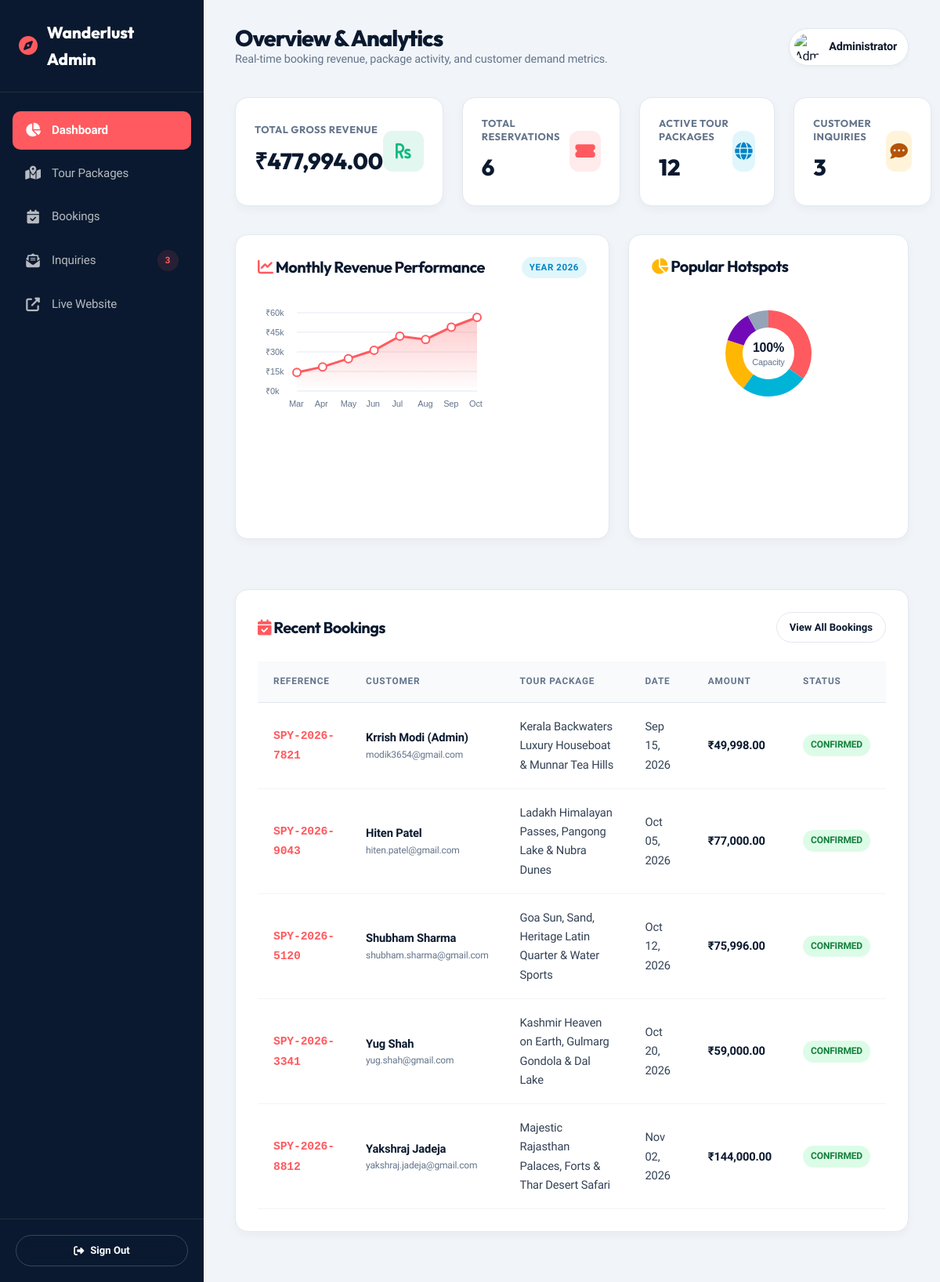
Page /admin/index.php on the earlier database version.
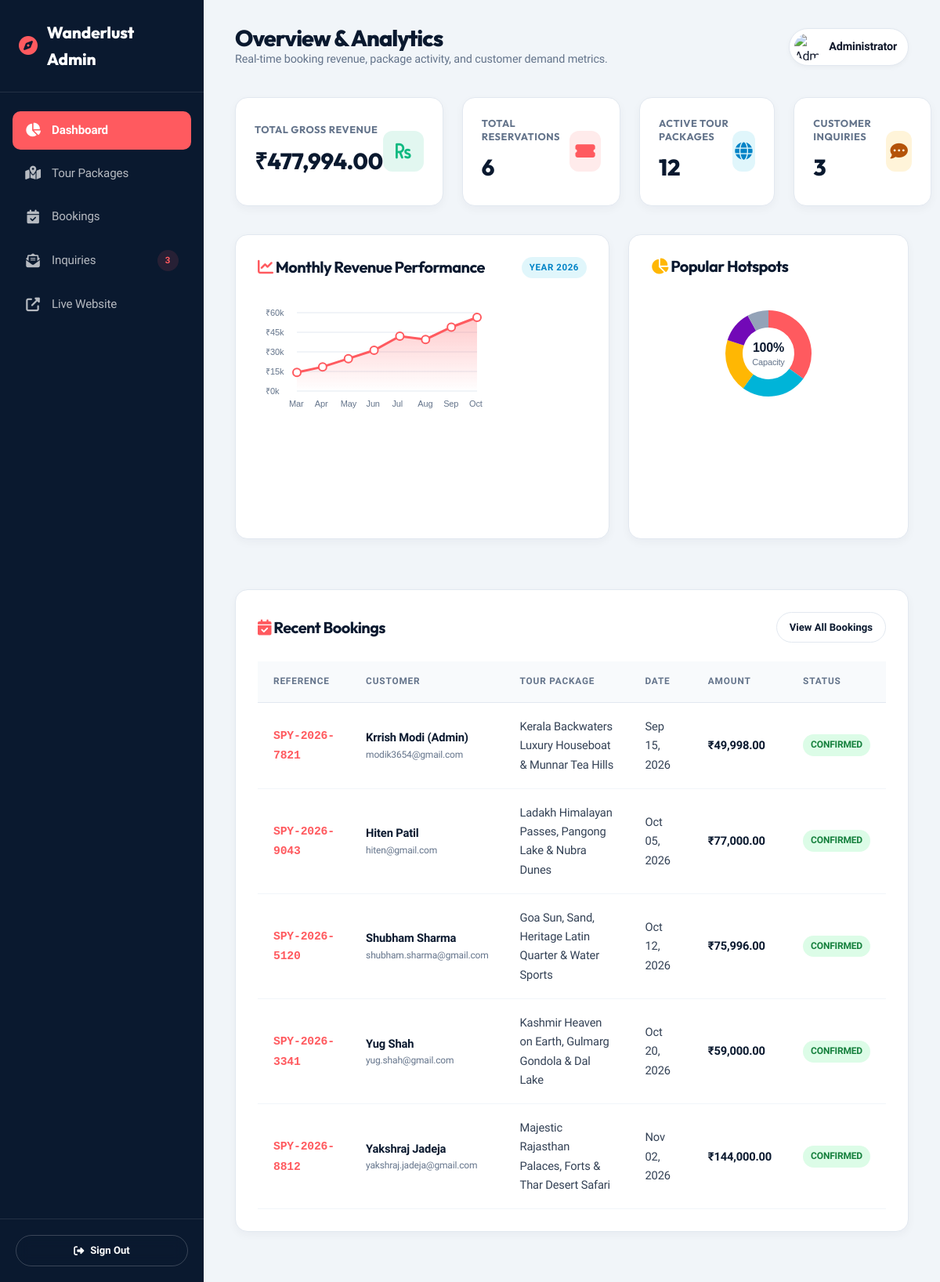
Same page on the later database version.
### tables this page shows
CREATE TABLE `bookings` (
  `id` INT AUTO_INCREMENT PRIMARY KEY,
  `booking_ref` VARCHAR(30) NOT NULL UNIQUE,
  `user_id` INT NOT NULL,
  `package_id` INT NOT NULL,
  `travel_date` DATE NOT NULL,
  `adults` INT NOT NULL DEFAULT 1,
  `children` INT NOT NULL DEFAULT 0,
  `hotel_tier` VARCHAR(50) DEFAULT 'Deluxe',
  `total_amount` DECIMAL(10,2) NOT NULL,
  `payment_method` VARCHAR(50) DEFAULT 'UPI / GPay',
  `payment_status` ENUM('paid', 'pending', 'refunded') DEFAULT 'paid',
  `booking_status` ENUM('confirmed', 'pending', 'cancelled', 'completed') DEFAULT 'confirmed',
  `special_requests` TEXT DEFAULT NULL,
  `created_at` TIMESTAMP DEFAULT CURRENT_TIMESTAMP,
  FOREIGN KEY (`user_id`) REFERENCES `users`(`id`) ON DELETE CASCADE,
  FOREIGN KEY (`package_id`) REFERENCES `packages`(`id`) ON DELETE CASCADE
);

CREATE TABLE `users` (
  `id` INT AUTO_INCREMENT PRIMARY KEY,
  `full_name` VARCHAR(100) NOT NULL,
  `email` VARCHAR(150) NOT NULL UNIQUE,
  `password` VARCHAR(255) NOT NULL,
  `phone` VARCHAR(20) DEFAULT NULL,
  `role` ENUM('admin', 'customer') DEFAULT 'customer',
  `avatar` VARCHAR(255) DEFAULT 'https://images.unsplash.com/photo-1535713875002-d1d0cf377fde?auto=format&fit=crop&w=150&q=80',
  `created_at` TIMESTAMP DEFAULT CURRENT_TIMESTAMP
);

CREATE TABLE `packages` (
  `id` INT AUTO_INCREMENT PRIMARY KEY,
  `category_id` INT NOT NULL,
  `title` VARCHAR(200) NOT NULL,
  `slug` VARCHAR(220) NOT NULL UNIQUE,
  `subtitle` VARCHAR(255) NOT NULL,
  `place_name` VARCHAR(150) NOT NULL,
  `state` VARCHAR(100) NOT NULL,
  `country` VARCHAR(100) NOT NULL,
  `region` VARCHAR(100) NOT NULL,
  `badge` VARCHAR(80) DEFAULT 'Best Seller',
  `duration_days` INT NOT NULL,
  `duration_nights` INT NOT NULL,
  `price` DECIMAL(10,2) NOT NULL,
  `original_price` DECIMAL(10,2) NOT NULL,
  `discount_percent` INT DEFAULT 15,
  `standard_price` DECIMAL(10,2) NOT NULL,
  `deluxe_price` DECIMAL(10,2) NOT NULL,
  `luxury_price` DECIMAL(10,2) NOT NULL,
  `featured_image` TEXT NOT NULL,
  `banner_image` TEXT NOT NULL,
  `gallery_images` LONGTEXT DEFAULT NULL,
  `summary` TEXT NOT NULL,
  `overview` LONGTEXT NOT NULL,
  `highlights` LONGTEXT NOT NULL,
  `inclusions` LONGTEXT NOT NULL,
  `exclusions` LONGTEXT NOT NULL,
  `max_group_size` INT DEFAULT 15,
  `rating` DECIMAL(3,2) DEFAULT 4.90,
  `reviews_count` INT DEFAULT 0,
  `altitude` VARCHAR(100) DEFAULT NULL,
  `best_time` VARCHAR(100) DEFAULT 'October to March',
  `climate` VARCHAR(100) DEFAULT 'Pleasant',
  `language` VARCHAR(150) DEFAULT 'Hindi, English',
  `airport` VARCHAR(150) DEFAULT NULL,
  `railway` VARCHAR(150) DEFAULT NULL,
  `is_featured` TINYINT(1) DEFAULT 1,
  `is_bestseller` TINYINT(1) DEFAULT 0,
  `status` ENUM('active', 'inactive') DEFAULT 'active',
  `created_at` TIMESTAMP DEFAULT CURRENT_TIMESTAMP,
  FOREIGN KEY (`category_id`) REFERENCES `categories`(`id`) ON DELETE CASCADE
);

### admin/index.php (the view, shortened to what the changed rows need)
<?php
$db = getDB();
$recentBookings = $db->query("
  SELECT b.*, p.title as package_title, u.full_name as user_name, u.email as user_email
  FROM bookings b
  JOIN packages p ON b.package_id = p.id
  JOIN users u ON b.user_id = u.id
  ORDER BY b.created_at DESC
  LIMIT 5
")->fetchAll();
?>
<!DOCTYPE html>
<html lang="en">
<head>
  <link rel="stylesheet" href="https://cdnjs.cloudflare.com/ajax/libs/font-awesome/6.4.0/css/all.min.css">
  <link rel="stylesheet" href="../assets/css/style.css">
  <link rel="stylesheet" href="../assets/css/admin.css">
</head>
<body class="admin-body">
  <main class="admin-main">
    <div class="admin-topbar">
      <div class="admin-title-area">
        <h1>Overview & Analytics</h1>
      </div>
    </div>
    <div class="charts-grid">
      <div class="admin-card">
        <div class="admin-card-header">
          <h2 class="admin-card-title"><i class="fas fa-chart-line" style="color: var(--admin-accent);"></i> Monthly Revenue Performance</h2>
        </div>
      </div>
      <div class="admin-card">
        <div class="admin-card-header">
          <h2 class="admin-card-title"><i class="fas fa-chart-pie" style="color: var(--accent-gold);"></i> Popular Hotspots</h2>
        </div>
      </div>
    </div>
    <div class="admin-card">
      <div class="admin-card-header">
        <h2 class="admin-card-title"><i class="fas fa-calendar-check" style="color: var(--admin-accent);"></i> Recent Bookings</h2>
      </div>
      <table class="data-table">
        <thead>
          <tr>
            <th>Reference</th>
            <th>Customer</th>
            <th>Tour Package</th>
            <th>Date</th>
            <th>Amount</th>
            <th>Status</th>
          </tr>
        </thead>
        <tbody>
          <?php foreach ($recentBookings as $rb): ?>
            <tr>
              <td>
                <span style="font-family: monospace; font-weight: 700; color: var(--accent-coral);">
                  <?php echo htmlspecialchars($rb['booking_ref']); ?>
                </span>
              </td>
              <td>
                <strong style="color: var(--admin-primary);"><?php echo htmlspecialchars($rb['user_name']); ?></strong>
                <div style="font-size: 0.75rem; color: var(--admin-muted);"><?php echo htmlspecialchars($rb['user_email']); ?></div>
              </td>
              <td><?php echo htmlspecialchars($rb['package_title']); ?></td>
              <td><?php echo date('M d, Y', strtotime($rb['travel_date'])); ?></td>
              <td><strong>₹<?php echo number_format($rb['total_amount'], 2); ?></strong></td>
              <td>
                <span class="status-badge status-<?php echo htmlspecialchars($rb['booking_status']); ?>">
                  <?php echo ucfirst(htmlspecialchars($rb['booking_status'])); ?>
                </span>
              </td>
            </tr>
          <?php endforeach; ?>
        </tbody>
      </table>
    </div>
  </main>
</body>
</html>

Differences in the rows shown:
changed bookings "Ladakh Himalayan Passes, Pangong Lake & Nubra Dunes": user.full_name "Hiten Patel" → "Hiten Patil"; user.email "hiten.patel@gmail.com" → "hiten@gmail.com"
